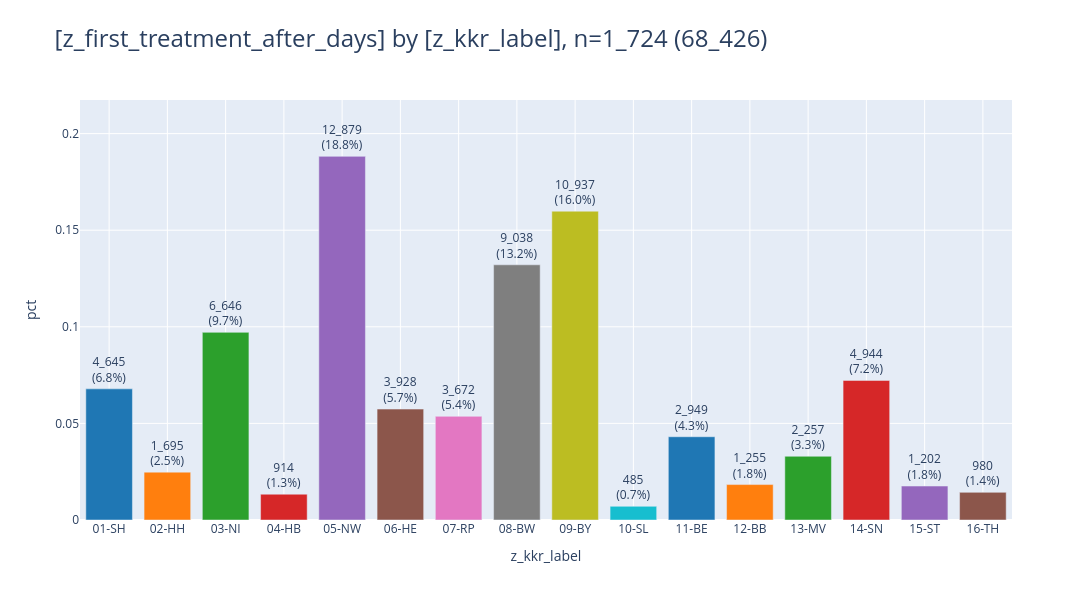
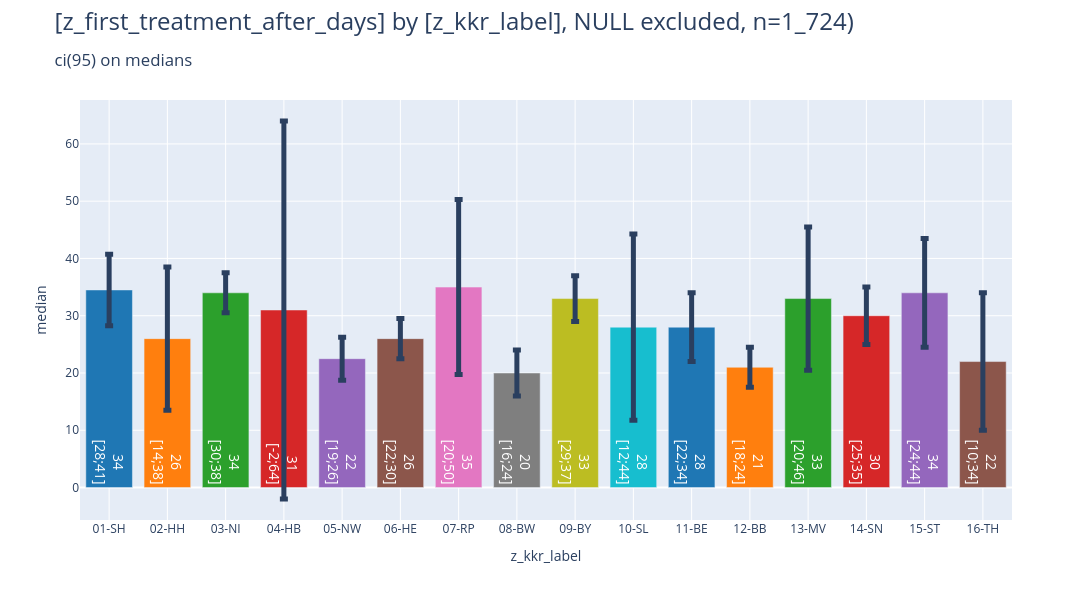

These figures' notebook cell, in order:
### Markdown cell above
### <a id='toc1_2_1_'></a>[bars](#toc0_)

### Code cell
_ = pls.plot_bars(
    db_delay.to_df().iloc[:,:2],
    # height=400,
    # width=1000,
    # use_ci=True,
    # ci_agg='median',
)
_ = pls.plot_bars(
    db_delay.to_df().iloc[:,:2],
    height=600,
    use_ci=True,
    ci_agg='median',
)

### Figure 1 — Plotly figure (JSON) as saved in the notebook; plotly's stock layout.template omitted (floating-point values rounded to 4 significant figures)
{"data": [{"error_y": {"thickness": 5}, "hovertemplate": "z_kkr_label=%{x}<br>pct=%{y}<br>cnt_pct_str=%{text}<extra></extra>", "legendgroup": "01-SH", "marker": {"color": "#1F77B4", "pattern": {"shape": ""}}, "name": "01-SH", "orientation": "v", "showlegend": true, "text": ["4_645<br>(6.8%)"], "textposition": "outside", "type": "bar", "x": ["01-SH"], "xaxis": "x", "y": [0.06788], "yaxis": "y"}, {"error_y": {"thickness": 5}, "hovertemplate": "z_kkr_label=%{x}<br>pct=%{y}<br>cnt_pct_str=%{text}<extra></extra>", "legendgroup": "02-HH", "marker": {"color": "#FF7F0E", "pattern": {"shape": ""}}, "name": "02-HH", "orientation": "v", "showlegend": true, "text": ["1_695<br>(2.5%)"], "textposition": "outside", "type": "bar", "x": ["02-HH"], "xaxis": "x", "y": [0.02477], "yaxis": "y"}, {"error_y": {"thickness": 5}, "hovertemplate": "z_kkr_label=%{x}<br>pct=%{y}<br>cnt_pct_str=%{text}<extra></extra>", "legendgroup": "03-NI", "marker": {"color": "#2CA02C", "pattern": {"shape": ""}}, "name": "03-NI", "orientation": "v", "showlegend": true, "text": ["6_646<br>(9.7%)"], "textposition": "outside", "type": "bar", "x": ["03-NI"], "xaxis": "x", "y": [0.09713], "yaxis": "y"}, {"error_y": {"thickness": 5}, "hovertemplate": "z_kkr_label=%{x}<br>pct=%{y}<br>cnt_pct_str=%{text}<extra></extra>", "legendgroup": "04-HB", "marker": {"color": "#D62728", "pattern": {"shape": ""}}, "name": "04-HB", "orientation": "v", "showlegend": true, "text": ["914<br>(1.3%)"], "textposition": "outside", "type": "bar", "x": ["04-HB"], "xaxis": "x", "y": [0.01336], "yaxis": "y"}, {"error_y": {"thickness": 5}, "hovertemplate": "z_kkr_label=%{x}<br>pct=%{y}<br>cnt_pct_str=%{text}<extra></extra>", "legendgroup": "05-NW", "marker": {"color": "#9467BD", "pattern": {"shape": ""}}, "name": "05-NW", "orientation": "v", "showlegend": true, "text": ["12_879<br>(18.8%)"], "textposition": "outside", "type": "bar", "x": ["05-NW"], "xaxis": "x", "y": [0.1882], "yaxis": "y"}, {"error_y": {"thickness": 5}, "hovertemplate": "z_kkr_label=%{x}<br>pct=%{y}<br>cnt_pct_str=%{text}<extra></extra>", "legendgroup": "06-HE", "marker": {"color": "#8C564B", "pattern": {"shape": ""}}, "name": "06-HE", "orientation": "v", "showlegend": true, "text": ["3_928<br>(5.7%)"], "textposition": "outside", "type": "bar", "x": ["06-HE"], "xaxis": "x", "y": [0.05741], "yaxis": "y"}, {"error_y": {"thickness": 5}, "hovertemplate": "z_kkr_label=%{x}<br>pct=%{y}<br>cnt_pct_str=%{text}<extra></extra>", "legendgroup": "07-RP", "marker": {"color": "#E377C2", "pattern": {"shape": ""}}, "name": "07-RP", "orientation": "v", "showlegend": true, "text": ["3_672<br>(5.4%)"], "textposition": "outside", "type": "bar", "x": ["07-RP"], "xaxis": "x", "y": [0.05366], "yaxis": "y"}, {"error_y": {"thickness": 5}, "hovertemplate": "z_kkr_label=%{x}<br>pct=%{y}<br>cnt_pct_str=%{text}<extra></extra>", "legendgroup": "08-BW", "marker": {"color": "#7F7F7F", "pattern": {"shape": ""}}, "name": "08-BW", "orientation": "v", "showlegend": true, "text": ["9_038<br>(13.2%)"], "textposition": "outside", "type": "bar", "x": ["08-BW"], "xaxis": "x", "y": [0.1321], "yaxis": "y"}, {"error_y": {"thickness": 5}, "hovertemplate": "z_kkr_label=%{x}<br>pct=%{y}<br>cnt_pct_str=%{text}<extra></extra>", "legendgroup": "09-BY", "marker": {"color": "#BCBD22", "pattern": {"shape": ""}}, "name": "09-BY", "orientation": "v", "showlegend": true, "text": ["10_937<br>(16.0%)"], "textposition": "outside", "type": "bar", "x": ["09-BY"], "xaxis": "x", "y": [0.1598], "yaxis": "y"}, {"error_y": {"thickness": 5}, "hovertemplate": "z_kkr_label=%{x}<br>pct=%{y}<br>cnt_pct_str=%{text}<extra></extra>", "legendgroup": "10-SL", "marker": {"color": "#17BECF", "pattern": {"shape": ""}}, "name": "10-SL", "orientation": "v", "showlegend": true, "text": ["485<br>(0.7%)"], "textposition": "outside", "type": "bar", "x": ["10-SL"], "xaxis": "x", "y": [0.007088], "yaxis": "y"}, {"error_y": {"thickness": 5}, "hovertemplate": "z_kkr_label=%{x}<br>pct=%{y}<br>cnt_pct_str=%{text}<extra></extra>", "legendgroup": "11-BE", "marker": {"color": "#1F77B4", "pattern": {"shape": ""}}, "name": "11-BE", "orientation": "v", "showlegend": true, "text": ["2_949<br>(4.3%)"], "textposition": "outside", "type": "bar", "x": ["11-BE"], "xaxis": "x", "y": [0.0431], "yaxis": "y"}, {"error_y": {"thickness": 5}, "hovertemplate": "z_kkr_label=%{x}<br>pct=%{y}<br>cnt_pct_str=%{text}<extra></extra>", "legendgroup": "12-BB", "marker": {"color": "#FF7F0E", "pattern": {"shape": ""}}, "name": "12-BB", "orientation": "v", "showlegend": true, "text": ["1_255<br>(1.8%)"], "textposition": "outside", "type": "bar", "x": ["12-BB"], "xaxis": "x", "y": [0.01834], "yaxis": "y"}, {"error_y": {"thickness": 5}, "hovertemplate": "z_kkr_label=%{x}<br>pct=%{y}<br>cnt_pct_str=%{text}<extra></extra>", "legendgroup": "13-MV", "marker": {"color": "#2CA02C", "pattern": {"shape": ""}}, "name": "13-MV", "orientation": "v", "showlegend": true, "text": ["2_257<br>(3.3%)"], "textposition": "outside", "type": "bar", "x": ["13-MV"], "xaxis": "x", "y": [0.03298], "yaxis": "y"}, {"error_y": {"thickness": 5}, "hovertemplate": "z_kkr_label=%{x}<br>pct=%{y}<br>cnt_pct_str=%{text}<extra></extra>", "legendgroup": "14-SN", "marker": {"color": "#D62728", "pattern": {"shape": ""}}, "name": "14-SN", "orientation": "v", "showlegend": true, "text": ["4_944<br>(7.2%)"], "textposition": "outside", "type": "bar", "x": ["14-SN"], "xaxis": "x", "y": [0.07225], "yaxis": "y"}, {"error_y": {"thickness": 5}, "hovertemplate": "z_kkr_label=%{x}<br>pct=%{y}<br>cnt_pct_str=%{text}<extra></extra>", "legendgroup": "15-ST", "marker": {"color": "#9467BD", "pattern": {"shape": ""}}, "name": "15-ST", "orientation": "v", "showlegend": true, "text": ["1_202<br>(1.8%)"], "textposition": "outside", "type": "bar", "x": ["15-ST"], "xaxis": "x", "y": [0.01757], "yaxis": "y"}, {"error_y": {"thickness": 5}, "hovertemplate": "z_kkr_label=%{x}<br>pct=%{y}<br>cnt_pct_str=%{text}<extra></extra>", "legendgroup": "16-TH", "marker": {"color": "#8C564B", "pattern": {"shape": ""}}, "name": "16-TH", "orientation": "v", "showlegend": true, "text": ["980<br>(1.4%)"], "textposition": "outside", "type": "bar", "x": ["16-TH"], "xaxis": "x", "y": [0.01432], "yaxis": "y"}], "layout": {"barmode": "relative", "height": 600, "legend": {"title": {"text": "z_kkr_label"}, "tracegroupgap": 0}, "showlegend": false, "title": {"font": {"size": 24}, "text": "[z_first_treatment_after_days] by [z_kkr_label], n=1_724 (68_426)", "xanchor": "left", "y": 0.95, "yanchor": "top"}, "width": 1600, "xaxis": {"anchor": "y", "categoryarray": ["01-SH", "02-HH", "03-NI", "04-HB", "05-NW", "06-HE", "07-RP", "08-BW", "09-BY", "10-SL", "11-BE", "12-BB", "13-MV", "14-SN", "15-ST", "16-TH"], "categoryorder": "category ascending", "domain": [0, 1], "gridwidth": 1, "showgrid": true, "title": {"text": "z_kkr_label"}}, "yaxis": {"anchor": "x", "domain": [0, 1], "dtick": 0.05, "gridwidth": 1, "range": [0, 0.2174], "showgrid": true, "title": {"text": "pct"}}}}

### Figure 2 — Plotly figure (JSON) as saved in the notebook; plotly's stock layout.template omitted (floating-point values rounded to 4 significant figures)
{"data": [{"error_y": {"array": [6.25], "thickness": 5}, "hovertemplate": "z_kkr_label=%{x}<br>mean=%{y}<br>ci_str=%{text}<extra></extra>", "insidetextanchor": "start", "legendgroup": "01-SH", "marker": {"color": "#1F77B4", "pattern": {"shape": ""}}, "name": "01-SH", "orientation": "v", "showlegend": true, "text": ["34<br>[28;41]"], "textfont": {"color": "white", "size": 14}, "textposition": "inside", "type": "bar", "x": ["01-SH"], "xaxis": "x", "y": [34.5], "yaxis": "y"}, {"error_y": {"array": [12.5], "thickness": 5}, "hovertemplate": "z_kkr_label=%{x}<br>mean=%{y}<br>ci_str=%{text}<extra></extra>", "insidetextanchor": "start", "legendgroup": "02-HH", "marker": {"color": "#FF7F0E", "pattern": {"shape": ""}}, "name": "02-HH", "orientation": "v", "showlegend": true, "text": ["26<br>[14;38]"], "textfont": {"color": "white", "size": 14}, "textposition": "inside", "type": "bar", "x": ["02-HH"], "xaxis": "x", "y": [26.0], "yaxis": "y"}, {"error_y": {"array": [3.5], "thickness": 5}, "hovertemplate": "z_kkr_label=%{x}<br>mean=%{y}<br>ci_str=%{text}<extra></extra>", "insidetextanchor": "start", "legendgroup": "03-NI", "marker": {"color": "#2CA02C", "pattern": {"shape": ""}}, "name": "03-NI", "orientation": "v", "showlegend": true, "text": ["34<br>[30;38]"], "textfont": {"color": "white", "size": 14}, "textposition": "inside", "type": "bar", "x": ["03-NI"], "xaxis": "x", "y": [34.0], "yaxis": "y"}, {"error_y": {"array": [33.0], "thickness": 5}, "hovertemplate": "z_kkr_label=%{x}<br>mean=%{y}<br>ci_str=%{text}<extra></extra>", "insidetextanchor": "start", "legendgroup": "04-HB", "marker": {"color": "#D62728", "pattern": {"shape": ""}}, "name": "04-HB", "orientation": "v", "showlegend": true, "text": ["31<br>[-2;64]"], "textfont": {"color": "white", "size": 14}, "textposition": "inside", "type": "bar", "x": ["04-HB"], "xaxis": "x", "y": [31.0], "yaxis": "y"}, {"error_y": {"array": [3.75], "thickness": 5}, "hovertemplate": "z_kkr_label=%{x}<br>mean=%{y}<br>ci_str=%{text}<extra></extra>", "insidetextanchor": "start", "legendgroup": "05-NW", "marker": {"color": "#9467BD", "pattern": {"shape": ""}}, "name": "05-NW", "orientation": "v", "showlegend": true, "text": ["22<br>[19;26]"], "textfont": {"color": "white", "size": 14}, "textposition": "inside", "type": "bar", "x": ["05-NW"], "xaxis": "x", "y": [22.5], "yaxis": "y"}, {"error_y": {"array": [3.5], "thickness": 5}, "hovertemplate": "z_kkr_label=%{x}<br>mean=%{y}<br>ci_str=%{text}<extra></extra>", "insidetextanchor": "start", "legendgroup": "06-HE", "marker": {"color": "#8C564B", "pattern": {"shape": ""}}, "name": "06-HE", "orientation": "v", "showlegend": true, "text": ["26<br>[22;30]"], "textfont": {"color": "white", "size": 14}, "textposition": "inside", "type": "bar", "x": ["06-HE"], "xaxis": "x", "y": [26.0], "yaxis": "y"}, {"error_y": {"array": [15.27], "thickness": 5}, "hovertemplate": "z_kkr_label=%{x}<br>mean=%{y}<br>ci_str=%{text}<extra></extra>", "insidetextanchor": "start", "legendgroup": "07-RP", "marker": {"color": "#E377C2", "pattern": {"shape": ""}}, "name": "07-RP", "orientation": "v", "showlegend": true, "text": ["35<br>[20;50]"], "textfont": {"color": "white", "size": 14}, "textposition": "inside", "type": "bar", "x": ["07-RP"], "xaxis": "x", "y": [35.0], "yaxis": "y"}, {"error_y": {"array": [4.0], "thickness": 5}, "hovertemplate": "z_kkr_label=%{x}<br>mean=%{y}<br>ci_str=%{text}<extra></extra>", "insidetextanchor": "start", "legendgroup": "08-BW", "marker": {"color": "#7F7F7F", "pattern": {"shape": ""}}, "name": "08-BW", "orientation": "v", "showlegend": true, "text": ["20<br>[16;24]"], "textfont": {"color": "white", "size": 14}, "textposition": "inside", "type": "bar", "x": ["08-BW"], "xaxis": "x", "y": [20.0], "yaxis": "y"}, {"error_y": {"array": [4.0], "thickness": 5}, "hovertemplate": "z_kkr_label=%{x}<br>mean=%{y}<br>ci_str=%{text}<extra></extra>", "insidetextanchor": "start", "legendgroup": "09-BY", "marker": {"color": "#BCBD22", "pattern": {"shape": ""}}, "name": "09-BY", "orientation": "v", "showlegend": true, "text": ["33<br>[29;37]"], "textfont": {"color": "white", "size": 14}, "textposition": "inside", "type": "bar", "x": ["09-BY"], "xaxis": "x", "y": [33.0], "yaxis": "y"}, {"error_y": {"array": [16.25], "thickness": 5}, "hovertemplate": "z_kkr_label=%{x}<br>mean=%{y}<br>ci_str=%{text}<extra></extra>", "insidetextanchor": "start", "legendgroup": "10-SL", "marker": {"color": "#17BECF", "pattern": {"shape": ""}}, "name": "10-SL", "orientation": "v", "showlegend": true, "text": ["28<br>[12;44]"], "textfont": {"color": "white", "size": 14}, "textposition": "inside", "type": "bar", "x": ["10-SL"], "xaxis": "x", "y": [28.0], "yaxis": "y"}, {"error_y": {"array": [6.0], "thickness": 5}, "hovertemplate": "z_kkr_label=%{x}<br>mean=%{y}<br>ci_str=%{text}<extra></extra>", "insidetextanchor": "start", "legendgroup": "11-BE", "marker": {"color": "#1F77B4", "pattern": {"shape": ""}}, "name": "11-BE", "orientation": "v", "showlegend": true, "text": ["28<br>[22;34]"], "textfont": {"color": "white", "size": 14}, "textposition": "inside", "type": "bar", "x": ["11-BE"], "xaxis": "x", "y": [28.0], "yaxis": "y"}, {"error_y": {"array": [3.5], "thickness": 5}, "hovertemplate": "z_kkr_label=%{x}<br>mean=%{y}<br>ci_str=%{text}<extra></extra>", "insidetextanchor": "start", "legendgroup": "12-BB", "marker": {"color": "#FF7F0E", "pattern": {"shape": ""}}, "name": "12-BB", "orientation": "v", "showlegend": true, "text": ["21<br>[18;24]"], "textfont": {"color": "white", "size": 14}, "textposition": "inside", "type": "bar", "x": ["12-BB"], "xaxis": "x", "y": [21.0], "yaxis": "y"}, {"error_y": {"array": [12.5], "thickness": 5}, "hovertemplate": "z_kkr_label=%{x}<br>mean=%{y}<br>ci_str=%{text}<extra></extra>", "insidetextanchor": "start", "legendgroup": "13-MV", "marker": {"color": "#2CA02C", "pattern": {"shape": ""}}, "name": "13-MV", "orientation": "v", "showlegend": true, "text": ["33<br>[20;46]"], "textfont": {"color": "white", "size": 14}, "textposition": "inside", "type": "bar", "x": ["13-MV"], "xaxis": "x", "y": [33.0], "yaxis": "y"}, {"error_y": {"array": [5.006], "thickness": 5}, "hovertemplate": "z_kkr_label=%{x}<br>mean=%{y}<br>ci_str=%{text}<extra></extra>", "insidetextanchor": "start", "legendgroup": "14-SN", "marker": {"color": "#D62728", "pattern": {"shape": ""}}, "name": "14-SN", "orientation": "v", "showlegend": true, "text": ["30<br>[25;35]"], "textfont": {"color": "white", "size": 14}, "textposition": "inside", "type": "bar", "x": ["14-SN"], "xaxis": "x", "y": [30.0], "yaxis": "y"}, {"error_y": {"array": [9.5], "thickness": 5}, "hovertemplate": "z_kkr_label=%{x}<br>mean=%{y}<br>ci_str=%{text}<extra></extra>", "insidetextanchor": "start", "legendgroup": "15-ST", "marker": {"color": "#9467BD", "pattern": {"shape": ""}}, "name": "15-ST", "orientation": "v", "showlegend": true, "text": ["34<br>[24;44]"], "textfont": {"color": "white", "size": 14}, "textposition": "inside", "type": "bar", "x": ["15-ST"], "xaxis": "x", "y": [34.0], "yaxis": "y"}, {"error_y": {"array": [12.0], "thickness": 5}, "hovertemplate": "z_kkr_label=%{x}<br>mean=%{y}<br>ci_str=%{text}<extra></extra>", "insidetextanchor": "start", "legendgroup": "16-TH", "marker": {"color": "#8C564B", "pattern": {"shape": ""}}, "name": "16-TH", "orientation": "v", "showlegend": true, "text": ["22<br>[10;34]"], "textfont": {"color": "white", "size": 14}, "textposition": "inside", "type": "bar", "x": ["16-TH"], "xaxis": "x", "y": [22.0], "yaxis": "y"}], "layout": {"barmode": "relative", "height": 600, "legend": {"title": {"text": "z_kkr_label"}, "tracegroupgap": 0}, "showlegend": false, "title": {"font": {"size": 24}, "text": "[z_first_treatment_after_days] by [z_kkr_label], NULL excluded, n=1_724)<br><sub>ci(95) on medians<sub>", "xanchor": "left", "y": 0.95, "yanchor": "top"}, "width": 1600, "xaxis": {"anchor": "y", "categoryarray": ["01-SH", "02-HH", "03-NI", "04-HB", "05-NW", "06-HE", "07-RP", "08-BW", "09-BY", "10-SL", "11-BE", "12-BB", "13-MV", "14-SN", "15-ST", "16-TH"], "categoryorder": "category ascending", "domain": [0, 1], "gridwidth": 1, "showgrid": true, "title": {"text": "z_kkr_label"}}, "yaxis": {"anchor": "x", "domain": [0, 1], "gridwidth": 1, "showgrid": true, "title": {"text": "median"}}}}
